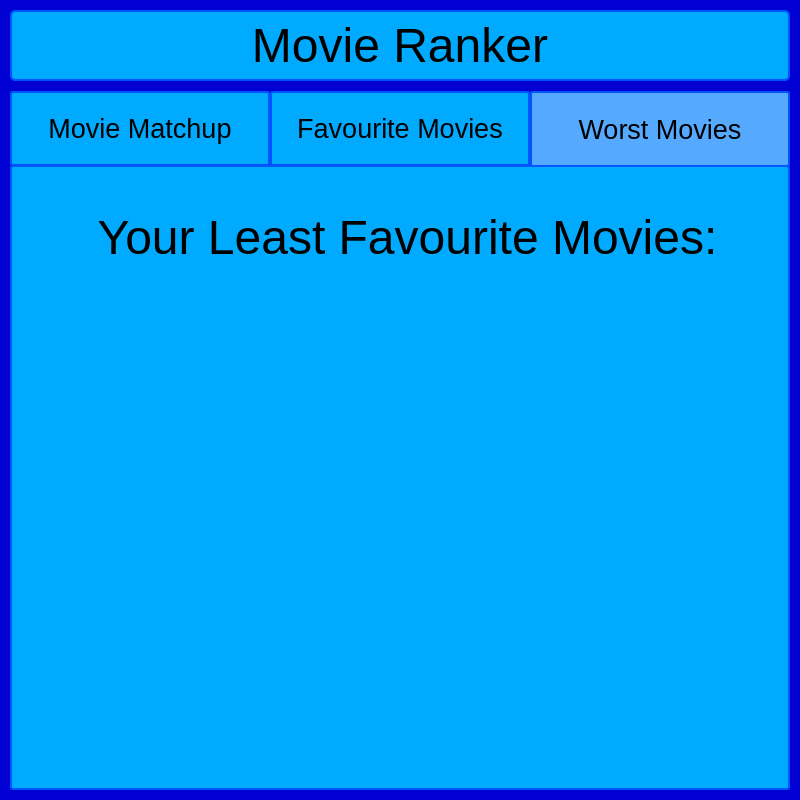
<?xml version="1.0" encoding="UTF-8"?>
<ui version="4.0">
 <class>MainWindow</class>
 <widget class="QMainWindow" name="MainWindow">
  <property name="geometry">
   <rect>
    <x>0</x>
    <y>0</y>
    <width>800</width>
    <height>800</height>
   </rect>
  </property>
  <property name="minimumSize">
   <size>
    <width>800</width>
    <height>800</height>
   </size>
  </property>
  <property name="maximumSize">
   <size>
    <width>800</width>
    <height>800</height>
   </size>
  </property>
  <property name="windowTitle">
   <string>Movie Ranker</string>
  </property>
  <property name="styleSheet">
   <string notr="true">QPushButton {
	background-color: rgb(85, 170, 255);
	border-radius: 5px;
	border-width: 4px;
	border-style: solid;
	border-color: rgb(0, 0, 255);
}

QPushButton:Hover {
	background-color: rgb(0, 255, 255);
}

QPushButton:Pressed {
	background-color: rgb(170, 255, 255);
}

QMainWindow {
	background-color: rgb(0, 0, 210);
	color: rgb(0, 0, 255);
	font: 28pt &quot;MS UI Gothic&quot;;
	border-radius: 5px;
}

#lblMovieRanker {
	border-radius: 5px;
	background-color: rgb(0, 170, 255);
	border-width: 2px;
	border-style: solid;
	border-color: rgb(0, 85, 255);
	min-width: 10em;
	padding: 6px;
}

QTabWidget::pane {
	border: 2px solid rgb(0, 85, 255);
	border-radius: 3px;
  	top:-1px; 
  	background-color: rgb(0, 170, 255);
} 

QTabBar::tab {
	width: 216.4%;
	font: &quot;MS UI Gothic&quot; bold;
  	background: rgb(0, 170, 255); 
  	border: 2px solid rgb(0, 85, 255);
	border-radius: 3px;
	padding: 20px;
} 

QTabBar::tab:selected { 
  background: rgb(85, 170, 255); 
  margin-bottom: -1px; 
}</string>
  </property>
  <widget class="QWidget" name="centralwidget">
   <layout class="QVBoxLayout" name="verticalLayout">
    <property name="spacing">
     <number>10</number>
    </property>
    <property name="leftMargin">
     <number>10</number>
    </property>
    <property name="topMargin">
     <number>10</number>
    </property>
    <property name="rightMargin">
     <number>10</number>
    </property>
    <property name="bottomMargin">
     <number>10</number>
    </property>
    <item>
     <widget class="QLabel" name="lblMovieRanker">
      <property name="font">
       <font>
        <family>MS UI Gothic</family>
        <pointsize>36</pointsize>
       </font>
      </property>
      <property name="text">
       <string>Movie Ranker</string>
      </property>
      <property name="alignment">
       <set>Qt::AlignCenter</set>
      </property>
      <property name="wordWrap">
       <bool>true</bool>
      </property>
     </widget>
    </item>
    <item>
     <widget class="QTabWidget" name="tabWidget">
      <property name="font">
       <font>
        <family>MS UI Gothic</family>
        <pointsize>20</pointsize>
       </font>
      </property>
      <property name="tabShape">
       <enum>QTabWidget::Rounded</enum>
      </property>
      <property name="currentIndex">
       <number>2</number>
      </property>
      <property name="iconSize">
       <size>
        <width>80</width>
        <height>32</height>
       </size>
      </property>
      <widget class="QWidget" name="compTab">
       <attribute name="title">
        <string>Movie Matchup</string>
       </attribute>
       <widget class="QLabel" name="lblQuestion">
        <property name="geometry">
         <rect>
          <x>0</x>
          <y>10</y>
          <width>771</width>
          <height>71</height>
         </rect>
        </property>
        <property name="font">
         <font>
          <family>MS UI Gothic</family>
          <pointsize>28</pointsize>
         </font>
        </property>
        <property name="text">
         <string>Which movie do you prefer?</string>
        </property>
        <property name="alignment">
         <set>Qt::AlignCenter</set>
        </property>
       </widget>
       <widget class="QPushButton" name="movieOneButton">
        <property name="geometry">
         <rect>
          <x>20</x>
          <y>100</y>
          <width>341</width>
          <height>381</height>
         </rect>
        </property>
        <property name="font">
         <font>
          <family>MS UI Gothic</family>
          <pointsize>16</pointsize>
         </font>
        </property>
        <property name="text">
         <string>Movie One</string>
        </property>
       </widget>
       <widget class="QPushButton" name="movieTwoButton">
        <property name="geometry">
         <rect>
          <x>410</x>
          <y>100</y>
          <width>341</width>
          <height>381</height>
         </rect>
        </property>
        <property name="font">
         <font>
          <family>MS UI Gothic</family>
          <pointsize>16</pointsize>
         </font>
        </property>
        <property name="text">
         <string>Movie Two</string>
        </property>
       </widget>
       <widget class="QLabel" name="lblOutcome">
        <property name="geometry">
         <rect>
          <x>10</x>
          <y>500</y>
          <width>751</width>
          <height>121</height>
         </rect>
        </property>
        <property name="font">
         <font>
          <family>MS PGothic</family>
          <pointsize>24</pointsize>
         </font>
        </property>
        <property name="text">
         <string/>
        </property>
        <property name="alignment">
         <set>Qt::AlignCenter</set>
        </property>
       </widget>
      </widget>
      <widget class="QWidget" name="bestTab">
       <attribute name="title">
        <string>Favourite Movies</string>
       </attribute>
       <widget class="QLabel" name="lblFavouriteTitle">
        <property name="geometry">
         <rect>
          <x>10</x>
          <y>10</y>
          <width>751</width>
          <height>121</height>
         </rect>
        </property>
        <property name="font">
         <font>
          <family>MS UI Gothic</family>
          <pointsize>36</pointsize>
         </font>
        </property>
        <property name="text">
         <string>Your Favourite Movies:</string>
        </property>
        <property name="alignment">
         <set>Qt::AlignCenter</set>
        </property>
       </widget>
       <widget class="QLabel" name="lblFavouriteMovies">
        <property name="geometry">
         <rect>
          <x>20</x>
          <y>120</y>
          <width>741</width>
          <height>501</height>
         </rect>
        </property>
        <property name="font">
         <font>
          <family>MS UI Gothic</family>
          <pointsize>20</pointsize>
         </font>
        </property>
        <property name="text">
         <string/>
        </property>
        <property name="alignment">
         <set>Qt::AlignLeading|Qt::AlignLeft|Qt::AlignTop</set>
        </property>
       </widget>
      </widget>
      <widget class="QWidget" name="worstTab">
       <attribute name="title">
        <string>Worst Movies</string>
       </attribute>
       <widget class="QLabel" name="lblWorstTitle">
        <property name="geometry">
         <rect>
          <x>20</x>
          <y>10</y>
          <width>751</width>
          <height>121</height>
         </rect>
        </property>
        <property name="font">
         <font>
          <family>MS UI Gothic</family>
          <pointsize>36</pointsize>
         </font>
        </property>
        <property name="text">
         <string>Your Least Favourite Movies:</string>
        </property>
        <property name="alignment">
         <set>Qt::AlignCenter</set>
        </property>
       </widget>
       <widget class="QLabel" name="lblWorstMovies">
        <property name="geometry">
         <rect>
          <x>20</x>
          <y>120</y>
          <width>741</width>
          <height>501</height>
         </rect>
        </property>
        <property name="font">
         <font>
          <family>MS UI Gothic</family>
          <pointsize>20</pointsize>
         </font>
        </property>
        <property name="text">
         <string/>
        </property>
        <property name="alignment">
         <set>Qt::AlignLeading|Qt::AlignLeft|Qt::AlignTop</set>
        </property>
       </widget>
      </widget>
     </widget>
    </item>
   </layout>
  </widget>
 </widget>
 <resources/>
 <connections/>
</ui>
